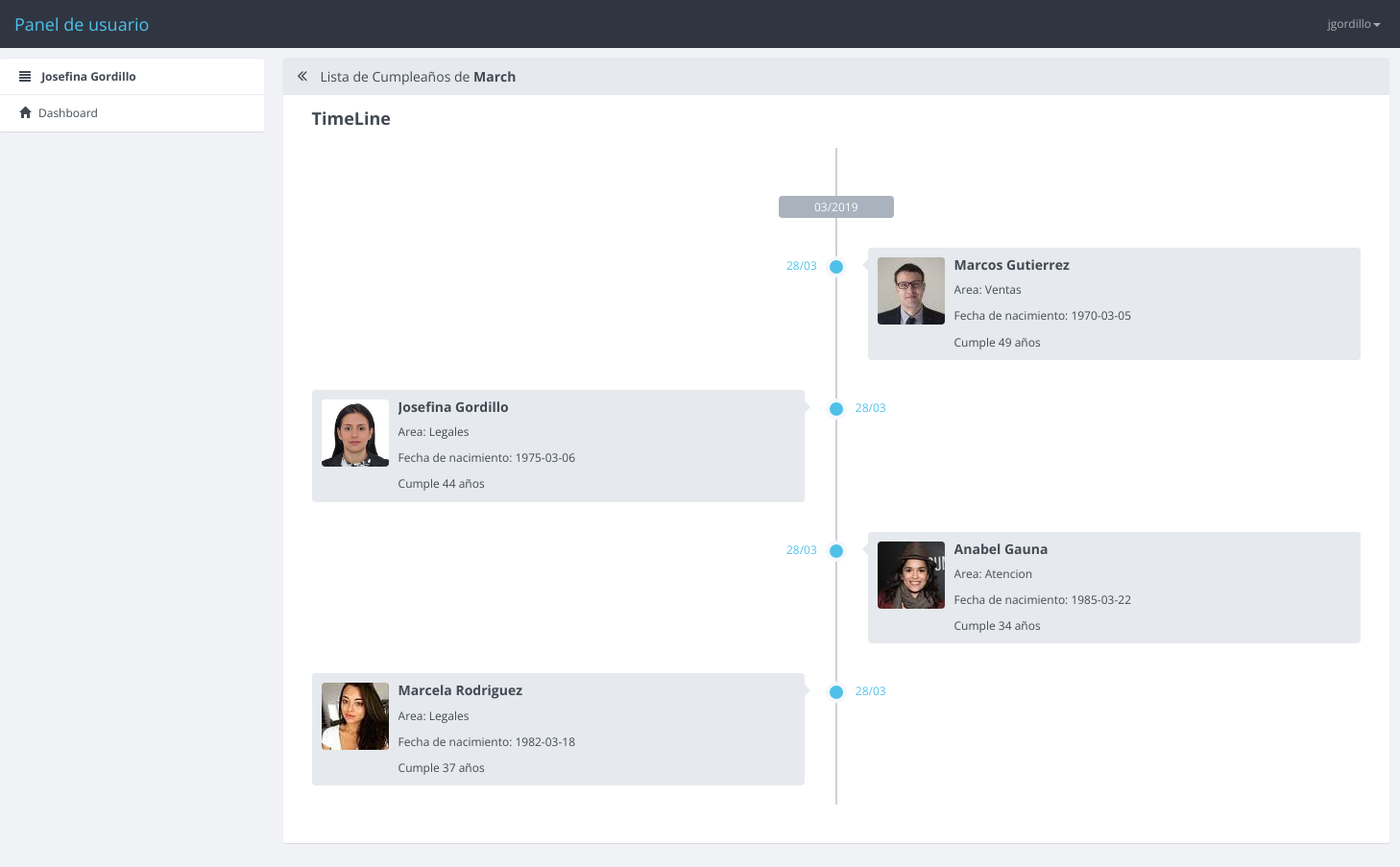
Screenshot of /index.php (signed in) with the database file from the repository.
### tables this page shows
CREATE TABLE IF NOT EXISTS `empleado` (
  `id` int(11) NOT NULL AUTO_INCREMENT,
  `nombre` text NOT NULL,
  `apellido` text NOT NULL,
  `login` varchar(100) NOT NULL,
  `clave` varchar(100) DEFAULT NULL,
  `activo` tinyint(4) NOT NULL,
  `nivel` tinyint(4) NOT NULL,
  `fechaNacimiento` date NOT NULL,
  `idArea` int(11) NOT NULL,
  PRIMARY KEY (`id`)
);

### funciones/listado.php (called while the page is built)
<?php
function Listar(){
    $Listado=array();
    $MiConexion=ConexionBD();
    if ($MiConexion!=false){
        $SQL = "SELECT login, nombre, apellido FROM empleado WHERE login = '{$_SESSION['Login']}'";
        $rs = mysqli_query($MiConexion, $SQL);
        $i=0;
        while ($data = mysqli_fetch_array($rs)) {
            $Listado[$i]['login'] = $data['login'];
            $Listado[$i]['nombre'] = $data['nombre'];
            $Listado[$i]['apellido'] = $data['apellido'];
            $i++;
        }
    }
    return $Listado;
}
?>

### funciones/empleados.inc.php (called while the page is built)
<?php
   function total(){
   $Listado = array();
   $mes = date("m");
    $SQL = "SELECT * FROM empleado WHERE MONTH(fechaNacimiento)='{$mes}'";
    $linkConexion = ConexionBD();
    $rs = mysqli_query($linkConexion, $SQL);
    $data = mysqli_fetch_array($rs);
    $i = 0;
    if ($data != false) {
        do {
            $Listado[$i]['fechaNacimiento'] = $data['fechaNacimiento'];
            $Listado[$i]['nombre'] = utf8_encode($data['nombre']);
            $Listado[$i]['apellido'] = utf8_encode($data['apellido']);
            $Listado[$i]['login'] = utf8_encode($data['login']);
            $Listado[$i]['idArea'] = $data['idArea'];
            $i++;
        }while ($data = mysqli_fetch_array($rs));
        return $Listado;
      }
     else{
         return 0;
      }
}
?>

### index.php (the view, shortened to what this page needs)
<!DOCTYPE html>
<html>
  <head>
       <?php
        require_once 'funciones/listado.php';
        require_once 'funciones/empleados.inc.php';
        require_once 'funciones/area.php';
        require_once 'funciones/calcular_edad.php';
 ?>
    <link rel="stylesheet" href="dist/css/site.min.css">
  </head>
  <body>
     <?php
          $list = Listar();
        ?>
    <nav role="navigation" class="navbar navbar-custom">
        <div class="container-fluid">
          <div class="navbar-header">
            <a href="#" class="navbar-brand">Panel de usuario</a>
          </div>
          <div id="bs-content-row-navbar-collapse-5" class="collapse navbar-collapse">
            <ul class="nav navbar-nav navbar-right">
              <li class="dropdown">
                <a data-toggle="dropdown" class="dropdown-toggle" href="#"><?php echo $_SESSION['Login']; ?><b class="caret"></b></a>
              </li>
            </ul>
          </div>
        </div>
      </nav>
    <div class="container-fluid">
        <div class="row row-offcanvas row-offcanvas-left">
          <div class="col-xs-6 col-sm-3 sidebar-offcanvas" role="navigation">
            <ul class="list-group panel">
                <li class="list-group-item"><i class="glyphicon glyphicon-align-justify"></i> <b><?php echo $list[0]['nombre']; echo " ";echo $list[0]['apellido']; ?> </b></li>
                <li class="list-group-item"><a href="#"><i class="glyphicon glyphicon-home"></i>Dashboard </a></li>
              </ul>
          </div>
          <div class="col-xs-12 col-sm-9 content">
            <div class="panel panel-default">
              <div class="panel-heading">
                <h3 class="panel-title">
                    <a href="javascript:void(0);" class="toggle-sidebar">
                        <span class="fa fa-angle-double-left" data-toggle="offcanvas" title="Maximize Panel"></span>
                    </a>
                    Lista de Cumplea&ntilde;os de <strong><?php  echo date("F");?></strong>
                </h3>
              </div>
              <div class="panel-body">
                <div class="content-row">
                    <h2 class="content-row-title">TimeLine</h2>
                        <div class="row">
                          <div class="col-md-12">
                            <div class="timeline">
                              <dl>
                                <dt><?php  echo date("m/Y");  ?> <br />
                                    </dt>
                                     <?php
                                        $emp = total();
                                        $cant = count($emp);
                                        for($i=0; $i<$cant; $i++){
                                          if (($i%2 == 0) ){
                                      ?>
                                <dd class="pos-right clearfix">
                                  <div class="circ"></div>
                                  <div class="time"><?php echo date("d/m"); ?></div>
                                  <div class="events">
                                    <div class="pull-left">
                                     <?php echo "<img  echo class='events-object img-rounded' width=70px height=70px src='dist/img/users/".$emp[$i]['login'].".jpg'>"; ?>
                                    </div>
                                    <div class="events-body">
                                      <h4 class="events-heading"><?php echo $emp[$i]['nombre']." ". $emp[$i]['apellido']; ?></h4>
                                      <p>Area: <?php area($emp[$i]['idArea']); ?></p>
                                      <p>Fecha de nacimiento: <?php echo $emp[$i]['fechaNacimiento']?> </p>
                                      <p>Cumple <?php CalculaEdad($emp[$i]['fechaNacimiento']); ?> a&ntilde;os</p>
                                    </div>
                                  </div>
                                </dd>
                                 <?php
                                      } elseif (($i%2 != 0)) {
                                 ?>
                                <dd class="pos-left clearfix">
                                  <div class="circ"></div>
                                  <div class="time"><?php echo date("d/m"); ?></div>
                                  <div class="events">
                                    <div class="pull-left">
                                       <?php echo "<img  echo class='events-object img-rounded' width=70px height=70px src='dist/img/users/".$emp[$i]['login'].".jpg'>"; ?>
                                    </div>
                                    <div class="events-body">
                                      <h4 class="events-heading"><?php echo $emp[$i]['nombre']." ". $emp[$i]['apellido']; ?></h4>
                                      <p>Area: <?php area($emp[$i]['idArea']); ?></p>
                                      <p>Fecha de nacimiento: <?php echo $emp[$i]['fechaNacimiento']?> </p>
                                      <p>Cumple <?php CalculaEdad($emp[$i]['fechaNacimiento']); ?> a&ntilde;os</p>
                                    </div>
                                  </div>
                                </dd>
                                 <?php  }}?>
                              </dl>
                            </div>
                          </div>
                       </div>
                    </div>
              </div>
            </div>
        </div>
      </div>
    </div>
  </body>
</html>

### funciones/area.php (shortened to what this page needs)
<?php
 function area($empleado){
  if(!empty($empleado)){
     switch($empleado){
      case '2':
        echo "Ventas";
        break;
      case '3':
        echo "Legales";
        break;
      case '4':
        echo "Atencion";
        break;
     }
   }
}
?>

### funciones/calcular_edad.php (shortened to what this page needs)
<?php
function CalculaEdad( $fecha ){
   $anio=date("Y");
   list($anionac,$mesnac,$dianac) = explode("-",$fecha);
   $edad=($anio-$anionac);
   echo $edad;
  }
?>

### rows the page displays
empleado: nombre "Josefina", apellido "Gordillo", login (picture), idArea "Legales", fechaNacimiento "1975-03-06", edad "44"
empleado: login (picture), nombre "Marcos", apellido "Gutierrez", idArea "Ventas", fechaNacimiento "1970-03-05", edad "49"
empleado: login (picture), nombre "Anabel", apellido "Gauna", idArea "Atencion", fechaNacimiento "1985-03-22", edad "34"
empleado: login (picture), nombre "Marcela", apellido "Rodriguez", idArea "Legales", fechaNacimiento "1982-03-18", edad "37"

### other values shown
$_SESSION['Login'] "jgordillo"
